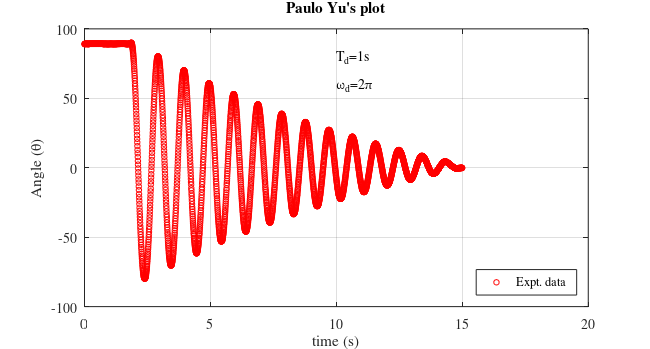
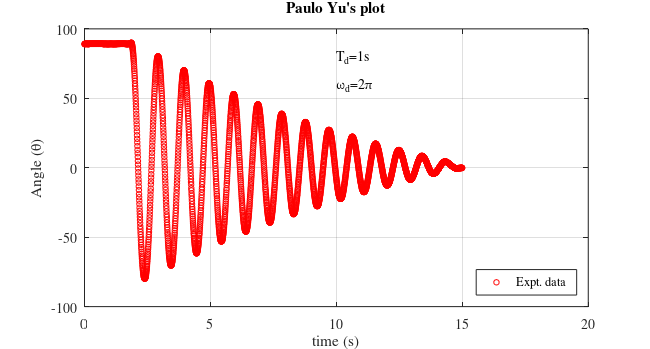

The MATLAB script that drew these images, in order:
clear all
close all
clc

fid = fopen('AngVsTime.dat');
line1 = fgetl(fid);
data = fscanf(fid,'%f \n', [2 inf]);
x = data(1,:);
y = data(2,:);
fclose(fid);

% Calculating the average and standard deviation
xavg = mean(x);
xstd = std(x);
yavg = mean(y)
%G Generating figure with specific size
figure(1)
set(gcf,'unit','inches','position',[0.50 0.50 6.50 3.50],...
        'defaultaxesfontsize',10,'defaultaxesfontname','times');
% Plotting data
plot(x,y,'ro','markersize',4);hold on
xlabel('time (s)')
ylabel('Angle (\theta)')
grid on
% ylim([-3 9])
legend('Expt. data','location','Southeast')
title('Paulo Yu''s plot')

text(10,80,'T_{d}=1s','fontname','times')
text(10,60,'\omega_{d}=2\pi','fontname','times')

%Saving the files in png and pdf format
figName = ['Paulo_Yu_Exp02_Part2'];
set(gcf,'PaperPositionMode','auto')
print(figName,'-dpng','-r600')
set(gcf,'PaperUnits','inches','Units','inches');
figpos = get(gcf,'Position');
set(gcf,'PaperSize',figpos(3:4),'Units','inches');
print(figName,'-dpdf','-r600')

